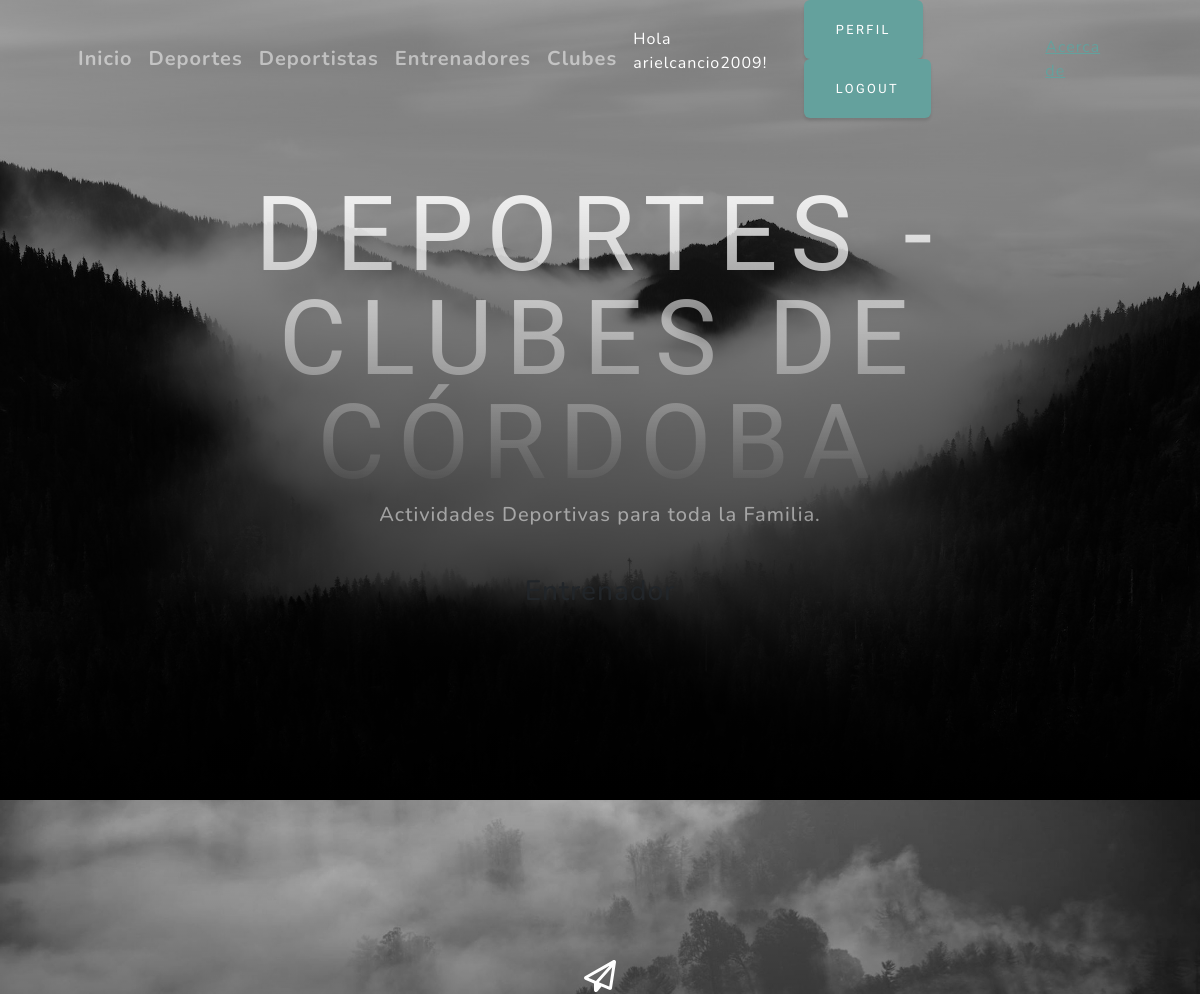
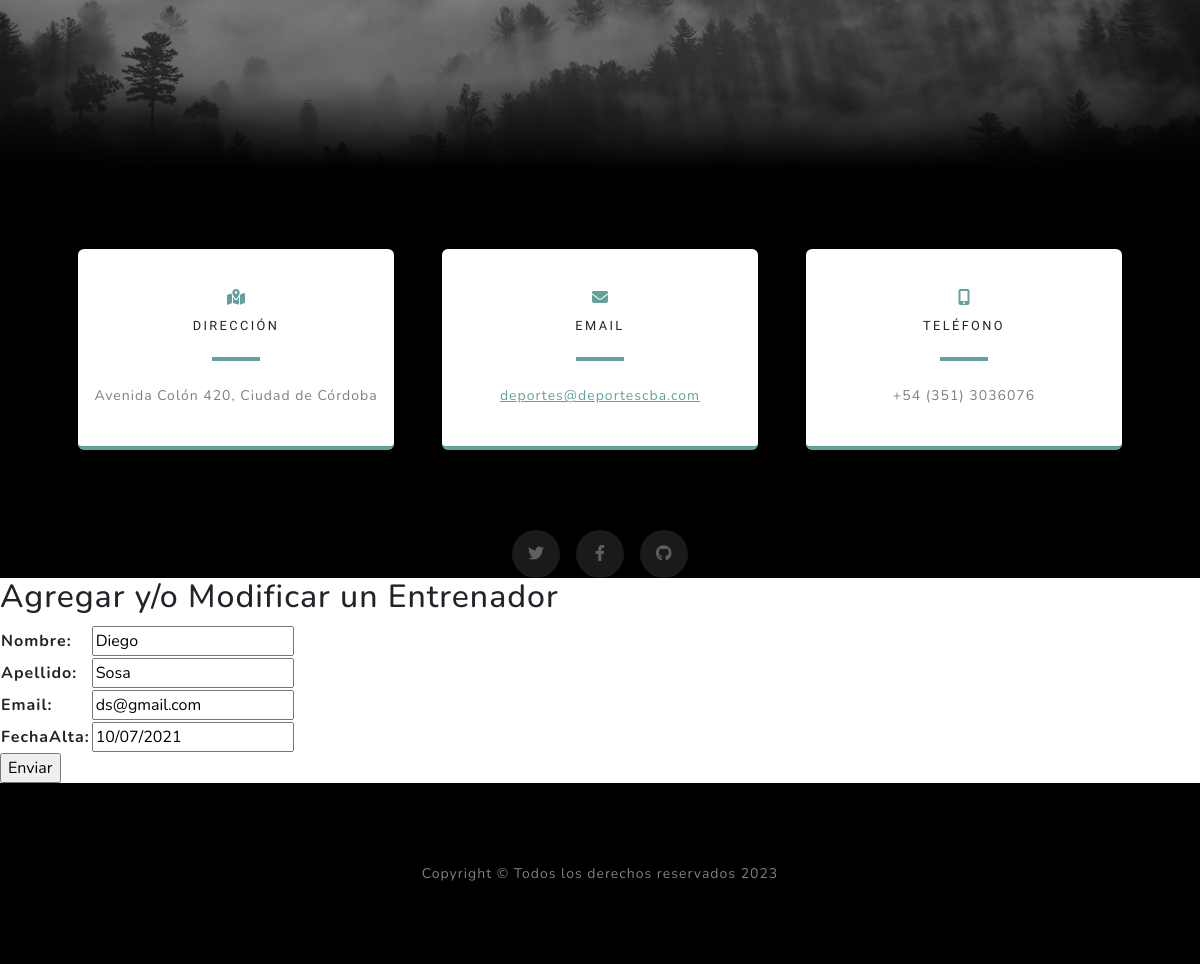
Screenshot of /update_entrenador/1/ (signed in) with the database file from the repository (2 pictures, top to bottom).
### aplicacion/models.py (models this page shows, shortened)
class Entrenador(models.Model):
    nombre = models.CharField(max_length=50, blank=False)
    apellido = models.CharField(max_length=50, blank=False)
    email = models.EmailField(blank=False)
    fechaAlta = models.DateField(blank=False)
    class Meta:
        verbose_name = "Entrenador"
        verbose_name_plural = "Entrenadores"
        ordering = ['apellido']

### aplicacion/views.py (the view)
# urls.py: path('update_entrenador/<int:pk>/', EntrenadorUpdate.as_view(), name="update_entrenador" ),
class EntrenadorUpdate(LoginRequiredMixin, UpdateView):
    model = Entrenador
    fields = ['nombre', 'apellido', 'email', 'fechaAlta']
    success_url = reverse_lazy('entrenadores')

### aplicacion/templates/aplicacion/entrenador_form.html (shortened to what this page needs)
{% extends 'aplicacion/base.html' %}
{% load static %}
{% block titulo %}
    Entrenador
{% endblock titulo %}
{% block contenido %}
    <h2>Agregar y/o Modificar un Entrenador</h2>
    <form action="" method="post">
        <table>
            {{ form.as_table }}
        </table>
        <input type="submit" value="Enviar">
    </form>
{% endblock contenido %}

### aplicacion/templates/aplicacion/base.html (shortened to what this page needs)
<!DOCTYPE html>
<html lang="en">
    <head>
        {% load static %}
        <link href="{% static 'aplicacion/css/styles.css' %}" rel="stylesheet" />
        <link rel="stylesheet" href="https://cdnjs.cloudflare.com/ajax/libs/font-awesome/6.4.0/css/all.min.css">
    </head>
    <body id="page-top">
        <nav class="navbar navbar-expand-lg navbar-light fixed-top" id="mainNav">
            <div class="container px-4 px-lg-5">
                <a class="navbar-brand" href="#page-top">Inicio</a>
                {% if user.is_authenticated %}
                    <a class="navbar-brand" href="{% url 'deportes' %}">Deportes</a>
                    <a class="navbar-brand" href="{% url 'deportistas' %}">Deportistas</a>
                    <a class="navbar-brand" href="{% url 'entrenadores' %}">Entrenadores</a>
                    <a class="navbar-brand" href="{% url 'clubes' %}">Clubes</a>
                    <div class="collapse navbar-collapse" id="navbarResponsive">
                    <p style="color:white">Hola {{user.username}}!</p>
                    <div class="text-right">
                    <a class="btn btn-primary" href="{% url 'editar_perfil' %}">Perfil</a>
                    <a class="btn btn-primary" href="{% url 'logout' %}">Logout</a>
                    </div>
                    <a href="{% url 'acerca_de' %}">Acerca de</a>
                {% else %}
                    <a class="btn btn-success" href="{% url 'registro' %}">Registro</a>
                    <a class="btn btn-primary" href="{% url 'login' %}">Login</a>
                {% endif %}
            </div>
        </nav>
        <header class="masthead">
            <div class="container px-4 px-lg-5 d-flex h-100 align-items-center justify-content-center">
                <div class="d-flex justify-content-center">
                    <div class="text-center">
                        <h1 class="mx-auto my-0 text-uppercase">Deportes - Clubes de Córdoba</h1>
                        <h2 class="text-white-50 mx-auto mt-2 mb-5">Actividades Deportivas para toda la Familia.</h2>
                        <h3>
                        {% block titulo %}
                        {% endblock titulo %}
                        </h3>
                    </div>
                </div>
            </div>
        </header>
        <section class="signup-section" id="signup">
            <div class="container px-4 px-lg-5">
                <div class="row gx-4 gx-lg-5">
                    <div class="col-md-10 col-lg-8 mx-auto text-center">
                        <i class="far fa-paper-plane fa-2x mb-2 text-white"></i>
                    </div>
                </div>
            </div>
        </section>
        <section class="contact-section bg-black">
            <div class="container px-4 px-lg-5">
                <div class="row gx-4 gx-lg-5">
                    <div class="col-md-4 mb-3 mb-md-0">
                        <div class="card py-4 h-100">
                            <div class="card-body text-center">
                                <i class="fas fa-map-marked-alt text-primary mb-2"></i>
                                <h4 class="text-uppercase m-0">Dirección</h4>
                                <hr class="my-4 mx-auto" />
                                <div class="small text-black-50">Avenida Colón 420, Ciudad de Córdoba</div>
                            </div>
                        </div>
                    </div>
                    <div class="col-md-4 mb-3 mb-md-0">
                        <div class="card py-4 h-100">
                            <div class="card-body text-center">
                                <i class="fas fa-envelope text-primary mb-2"></i>
                                <h4 class="text-uppercase m-0">Email</h4>
                                <hr class="my-4 mx-auto" />
                                <div class="small text-black-50"><a href="#!">deportes@deportescba.com</a></div>
                            </div>
                        </div>
                    </div>
                    <div class="col-md-4 mb-3 mb-md-0">
                        <div class="card py-4 h-100">
                            <div class="card-body text-center">
                                <i class="fas fa-mobile-alt text-primary mb-2"></i>
                                <h4 class="text-uppercase m-0">Teléfono</h4>
                                <hr class="my-4 mx-auto" />
                                <div class="small text-black-50">+54 (351) 3036076</div>
                            </div>
                        </div>
                    </div>
                </div>
                <div class="social d-flex justify-content-center">
                    <a class="mx-2" href="#!"><i class="fab fa-twitter"></i></a>
                    <a class="mx-2" href="#!"><i class="fab fa-facebook-f"></i></a>
                    <a class="mx-2" href="#!"><i class="fab fa-github"></i></a>
                </div>
            </div>
        </section>
        {% block contenido %}
        {% endblock contenido %}
        <footer class="footer bg-black small text-center text-white-50"><div class="container px-4 px-lg-5">Copyright &copy; Todos los derechos reservados 2023</div></footer>
    </body>
</html>

### rows the page displays
Entrenador: nombre "Diego", apellido "Sosa", email "ds@gmail.com", fechaAlta "10/07/2021"

### other values shown
{{ user.username }} "arielcancio2009"
